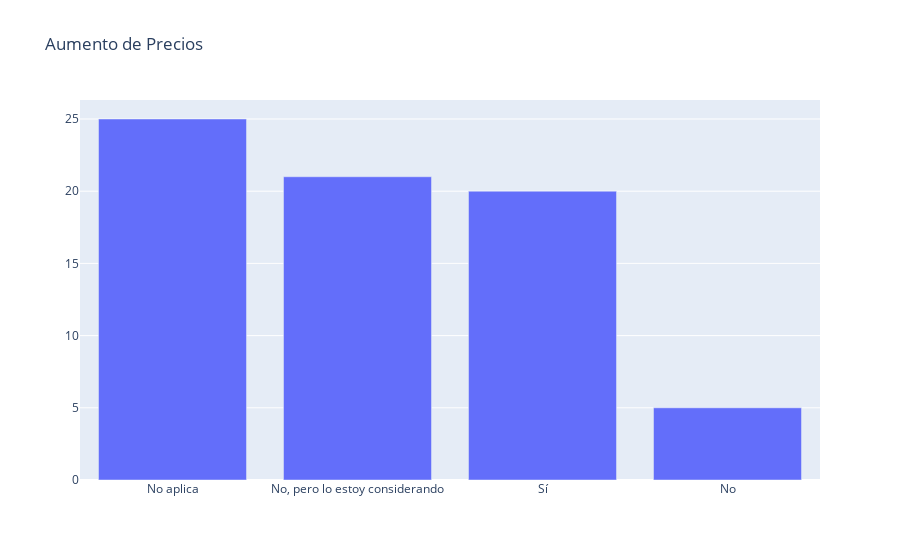

The notebook cell this image was saved under:
### Code cell
Co_Increase = Construccion['aumento_precios'].value_counts()

import plotly.graph_objects as go

fig = go.Figure(
    data=[go.Bar(y=[C_Increase[5], C_Increase[6],C_Increase[7],C_Increase[8]],
                x=DB['aumento_precios'].unique())],
    layout_title_text="Aumento de Precios"
)

fig.show()

### Figure 1 — Plotly figure (JSON) as saved in the notebook; plotly's stock layout.template omitted (floating-point values rounded to 4 significant figures)
{"data": [{"type": "bar", "x": ["No aplica", "No, pero lo estoy considerando", "Sí", "No", "No contesto"], "y": [25, 21, 20, 5]}], "layout": {"title": {"text": "Aumento de Precios"}}}
